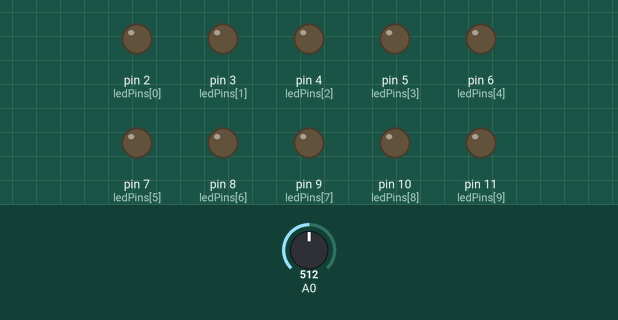
Recording of a sketch running on a simulated Arduino Uno, built with avr-gcc and run on an emulated ATmega328P. Parts: output pins drawn as LEDs (lit = HIGH). The test bench sets the inputs (shaded band); at power-on: A0 = 512.

Above: at 1.2 s.
1.3 s: A0 set to 753
2.8 s: A0 set to 788
At 3.3 s:
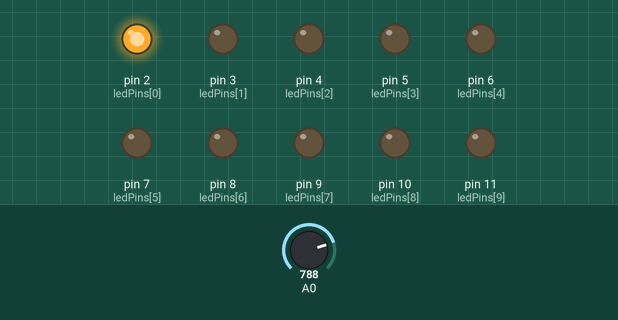
4.3 s: A0 set to 900
At 5.5 s:
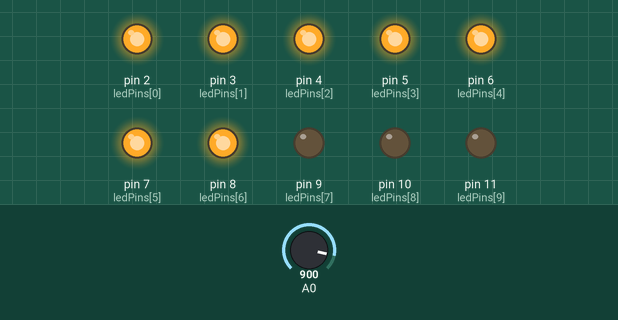
5.8 s: A0 set to 921
At 6.8 s:
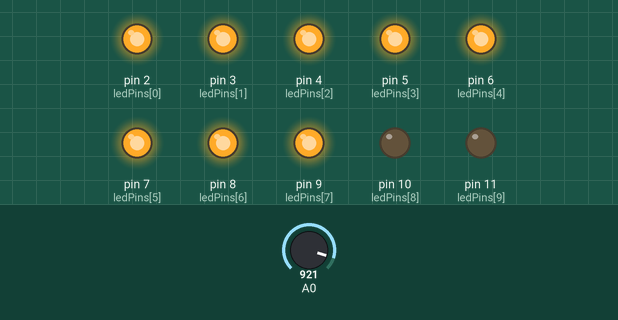
7.3 s: A0 set to 1023
At 7.9 s:
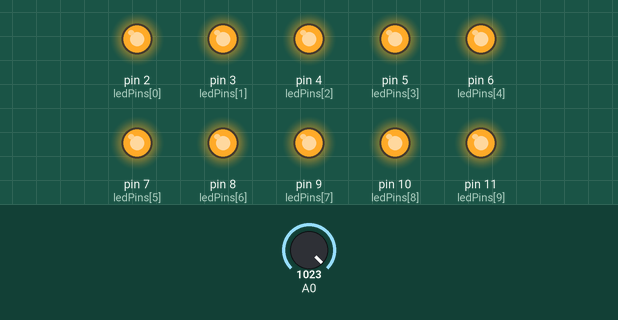
8.8 s: A0 set to 958
10.3 s: A0 set to 933
At 11.4 s:
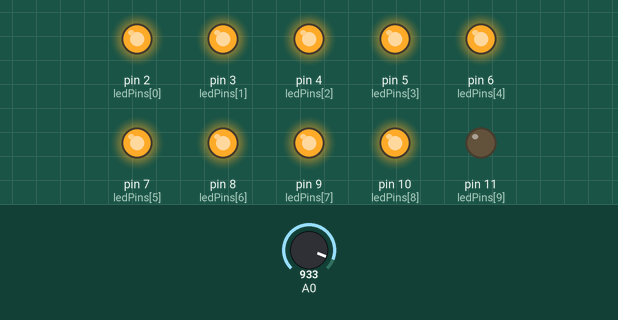
Timing chart, 0 to 12.8 s (numbered marks = the images above; inputs shaded):
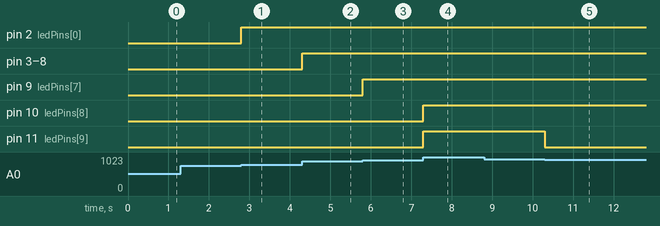

The sketch:

week5.ino
```cpp
const int ledCount = 10;
int ledPins[]={2,3,4,5,6,7,8,9,10,11};
void setup() {
  // put your setup code here, to run once:
  for(int thisLed = 0 ;thisLed < ledCount;thisLed++)
  {
    pinMode(ledPins[thisLed],OUTPUT);
  }
}
void loop() {
  // put your main code here, to run repeatedly:
int sensorValue=analogRead(A0);
int ledLevel = map(sensorValue,750,950,0,ledCount);
for(int thisLed = 0 ;thisLed < ledCount;thisLed++)
  {
    if(thisLed<ledLevel){
      digitalWrite(ledPins[thisLed],HIGH);
    }
    else{
      digitalWrite(ledPins[thisLed],LOW);
    }
  }
}
```

Measured:
- the behaviour switches between 769 and 770 on A0 (found by bisection; images 0 and 1)
- the behaviour switches between 909 and 910 on A0 (found by bisection; images 2 and 3)
- the behaviour switches between 950 and 949 on A0 (found by bisection; images 4 and 5)
- after the input at 1.3 s, every drawn part: stays the same
- after the input at 2.8 s, pin 2 (ledPins[0]): LOW → HIGH at once
- after the input at 4.3 s, pin 3 (ledPins[1]), pin 4 (ledPins[2]), pin 5 (ledPins[3]), pin 6 (ledPins[4]), pin 7 (ledPins[5]), pin 8 (ledPins[6]): LOW → HIGH at once
- after the input at 5.8 s, pin 9 (ledPins[7]): LOW → HIGH at once
- after the input at 7.3 s, pin 10 (ledPins[8]), pin 11 (ledPins[9]): LOW → HIGH at once
- after the input at 8.8 s, every drawn part: stays the same
- after the input at 10.3 s, pin 11 (ledPins[9]): HIGH → LOW at once
